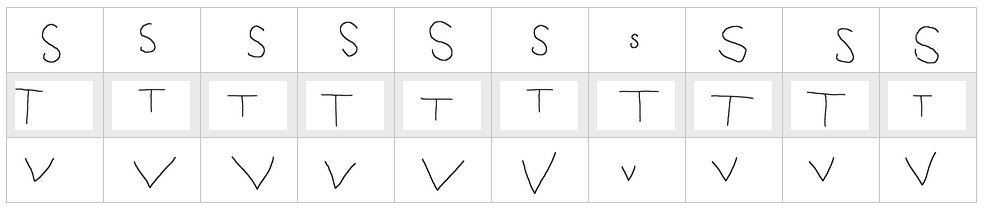
%> input picture SPS CW2/train.png, 1002 x 220 px
$ octave --eval "ft2('../train.png');"   (GNU Octave 9; MATLAB toolbox functions it lacks are replaced by stand-ins)
%> lines starting %> are read from the running program, lines starting %| are printed output that depends on the picture
function [] = ft2(im)
%> called with im = '../train.png'

s1 = imread(im);
%> s1 is the input picture: size 220x1002x3 uint8; min 0, max 255, mean 248.3

f1 = fft2(double(s1));      %do fft in 2d
q1 = fftshift(f1);          %center u=0 v=0
Magq1 = abs(q1);            %magnitude spectrum

figure(1);
F = mat2gray(log(Magq1+1));  %view FT
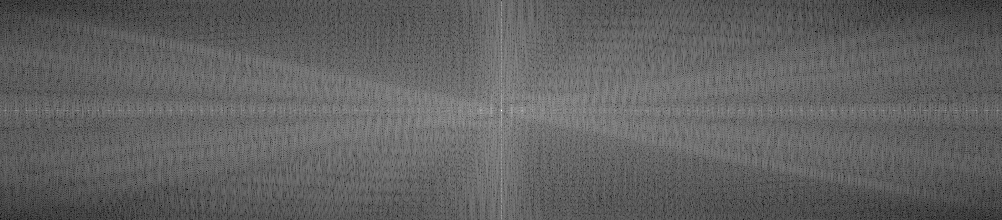
%> F: size 220x1002x3 double; min 0, max 1, mean 0.383
%> `ft2('../train.png');`:
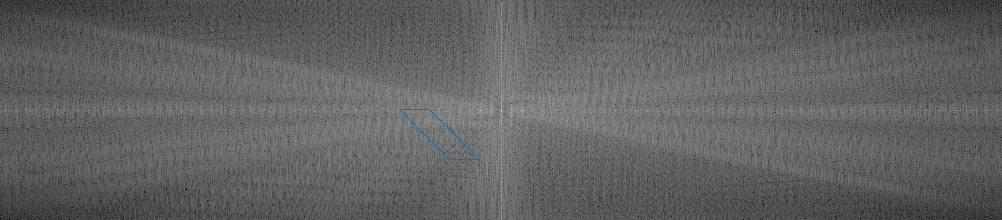
%> figure redrawn from the program's plot data
hold on

imshow(F,[]);

rectangle('Position',[310,250,20,50], 'EdgeColor', 'w');

line([400 450], [110 160]);
line([430 480], [110 160]);
line([400 430], [110 110]);
line([450 480], [160 160]);

hold off

end
